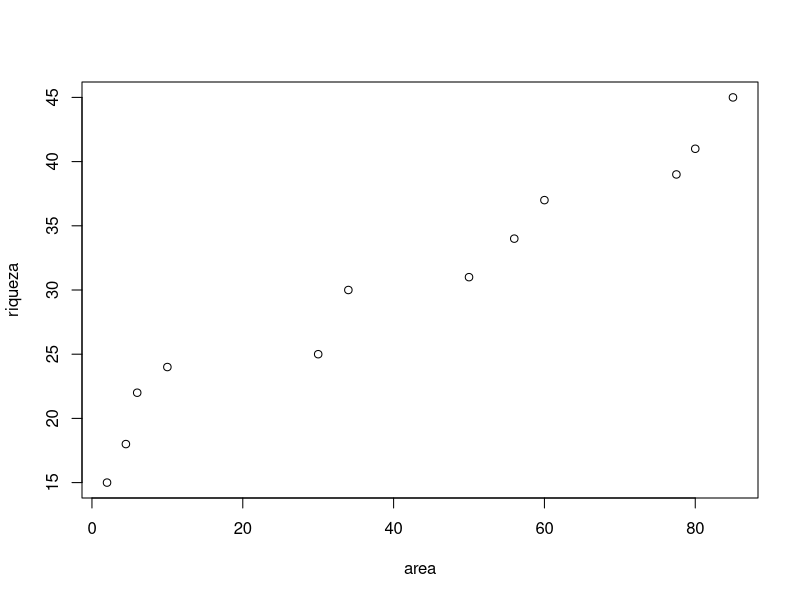
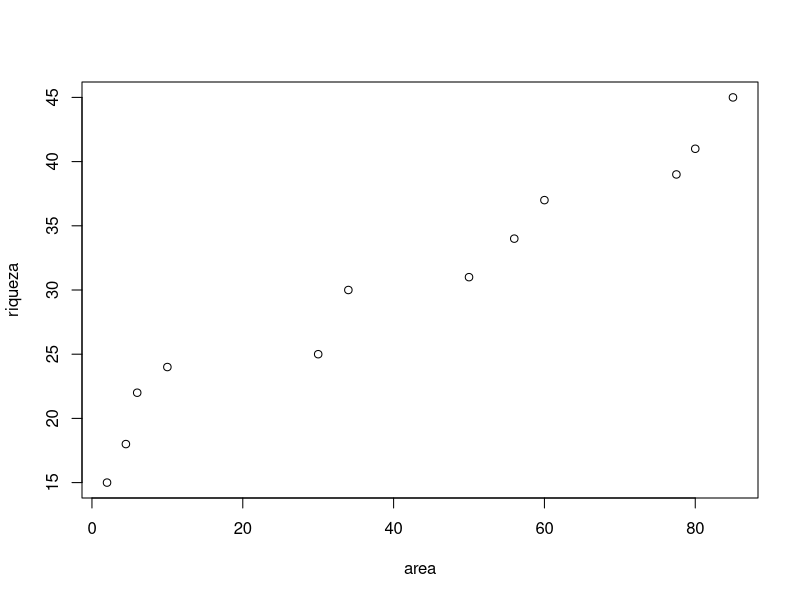
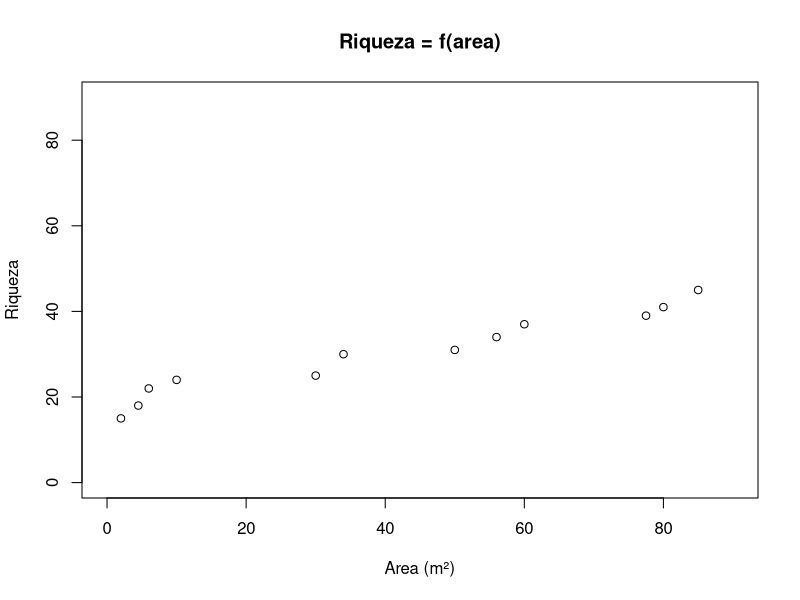
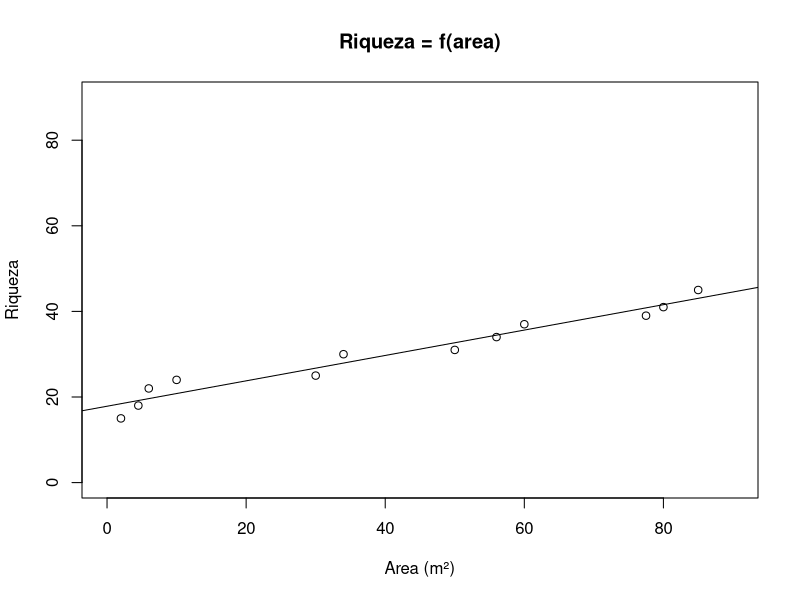
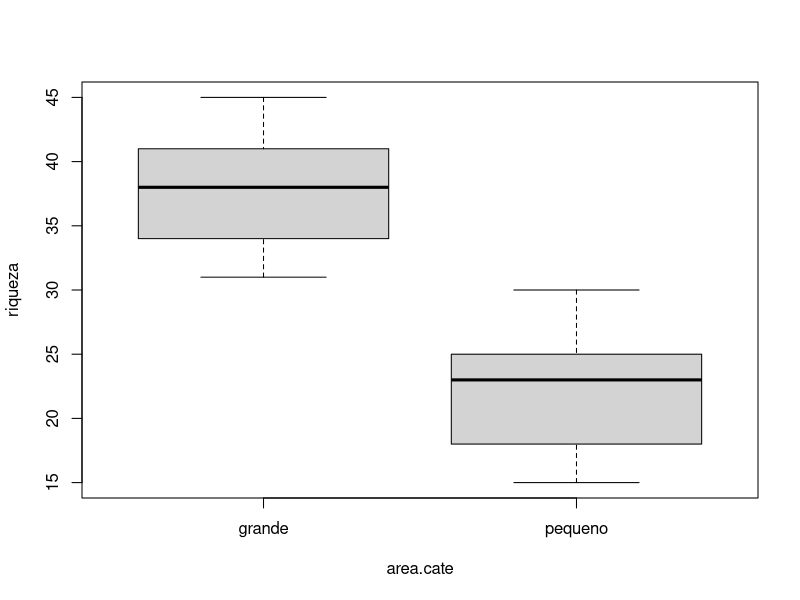
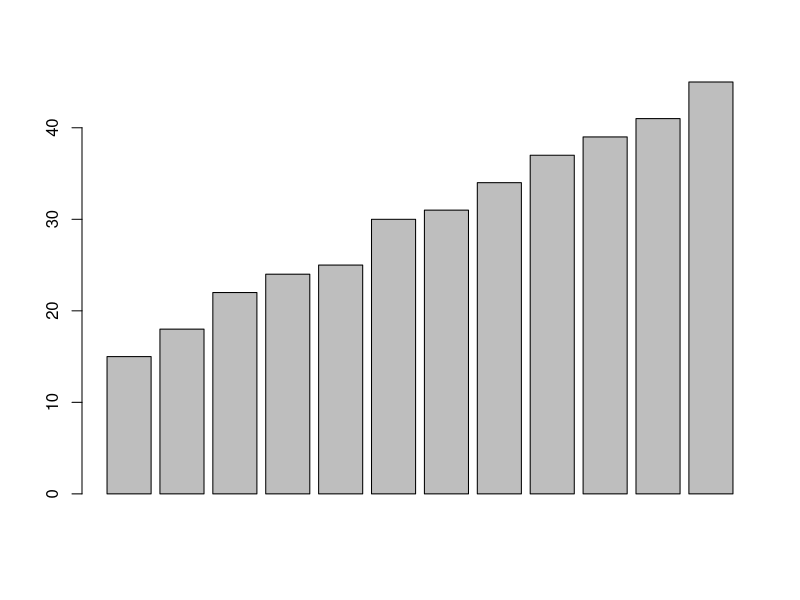
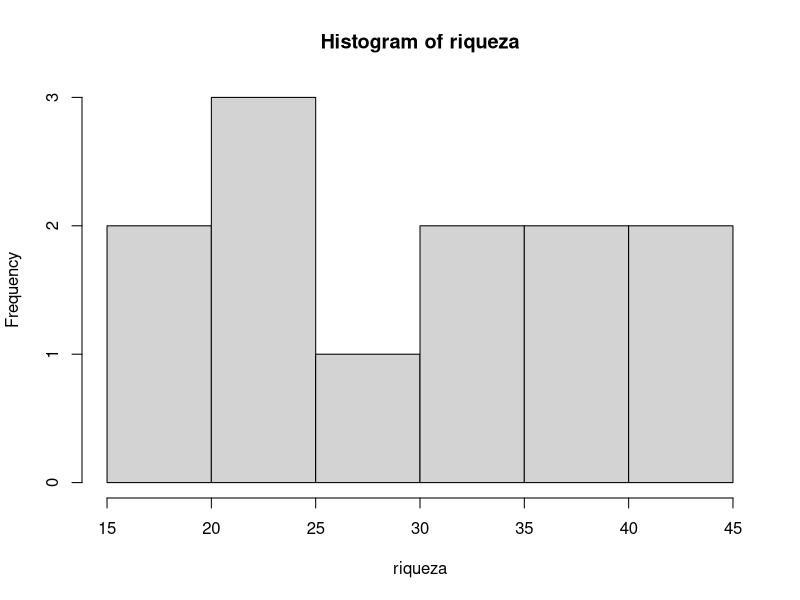
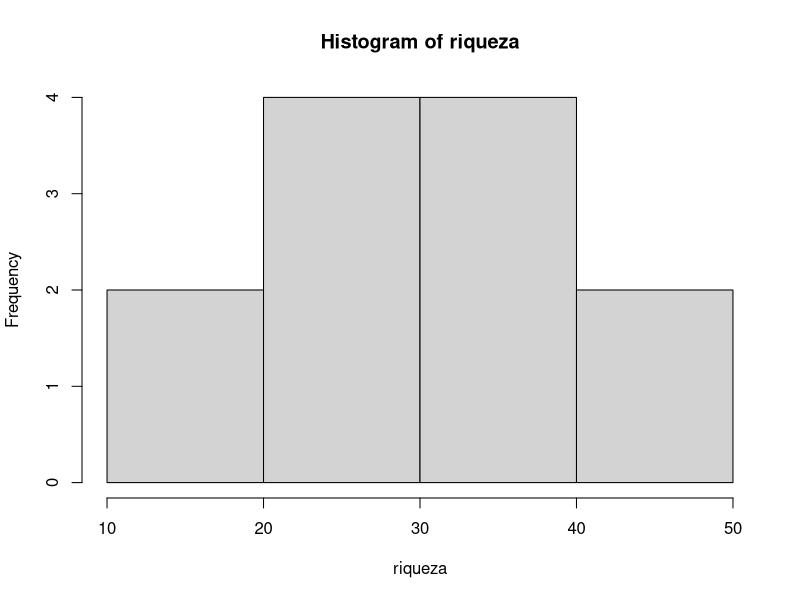

These figures' R source, in order:
#--------------------------------------------------------------------------------------------------
# Pacote grafico básico do R
#
# Gorgens, Eric Bastos
# Department of Forest Sciences
# University of Sao Paulo
# Piracicaba, Brazil
# gorgens (at) usp.br
#
#--------------------------------------------------------------------------------------------------

# Fonte do exemplo: http://ecologia.ib.usp.br/bie5782/doku.php?id=bie5782:03_apostila:05a-graficos)

# Os dados dentro do R podem ser armazenados em vetores, matrizes, data frames e listas
# Nem todas as estruturas de armazenamento sao compati?veis com todas as funcoes

# Este e um exemplo com vetores
riqueza <- c(15,18,22,24,25,30,31,34,37,39,41,45)
area <- c(2,4.5,6,10,30,34,50,56,60,77.5,80,85)
area.cate <- rep(c("pequeno", "grande"), each=6)

area.cate
head(area.cate) # mostra o cabecalho e as primeiras linhas do arquivo

# Grafico de dispersao
?plot
plot(riqueza~area)
plot(area,riqueza) # escrita alternativa
plot(riqueza~area, xlab="Area (m²)", ylab="Riqueza", xlim=c(0,90), ylim=c(0,90), main="Riqueza = f(area)")




# Teste também os gráficos abaixo
# Linha de tendência
plot(riqueza~area, xlab="Area (m²)", ylab="Riqueza", xlim=c(0,90), ylim=c(0,90), main="Riqueza = f(area)")
abline(lm(riqueza~area))


# Boxplot
boxplot(riqueza~area.cate)
?boxplot

# Grafico de barras
barplot(riqueza)

# Histograma
?hist
hist(riqueza)
hist(riqueza, breaks=3)
